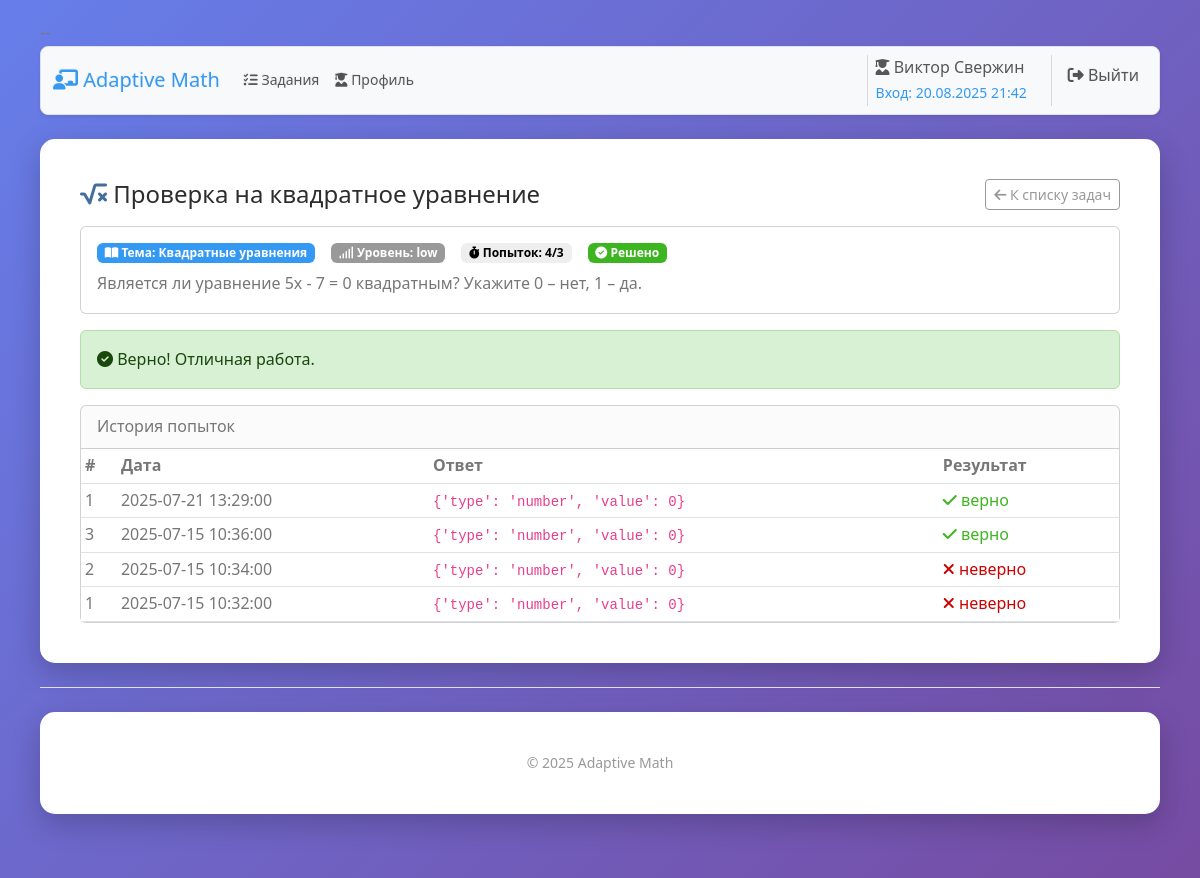
Page /student/tasks/3 (signed in) on the committed database.
### models.py (models this page shows, shortened)
class User(UserMixin, db.Model):
    __tablename__ = 'users'
    id = db.Column(db.Integer, primary_key=True)
    username = db.Column(db.String(80), unique=True, nullable=False)
    email = db.Column(db.String(120), unique=True, nullable=False)
    password_hash = db.Column(db.String(255), nullable=False)
    role = db.Column(db.String(20), nullable=False, default='student')  # 'student' или 'teacher'
    first_name = db.Column(db.String(50))
    last_name = db.Column(db.String(50))
    created_at = db.Column(db.DateTime, default=datetime.utcnow)
    last_login = db.Column(db.DateTime)
    is_active = db.Column(db.Boolean, default=True)
    task_attempts = db.relationship(
        'TaskAttempt',
        back_populates='user',
        cascade='all, delete-orphan',  # удаляем попытки вместе с пользователем
        passive_deletes=True,          # уважать ondelete='CASCADE' на уровне БД
        lazy='selectin'                # удобно: можно len(), не нужно .all()
    )
    evaluation_logs = db.relationship(
        'StudentEvaluationLog',
        back_populates='user',
        cascade='all, delete-orphan',
        passive_deletes=True,
        lazy='selectin'
    )
    topic_progress = db.relationship(
        'StudentTopicProgress',
        back_populates='user',
        cascade='all, delete-orphan',
        passive_deletes=True,
        lazy='selectin'
    )
    created_tasks = db.relationship('MathTask', backref='creator', lazy='dynamic')
    def get_full_name(self):
        if self.first_name and self.last_name:
            return f"{self.first_name} {self.last_name}"
        return self.username

class MathTask(db.Model):
    __tablename__ = 'math_tasks'
    id = db.Column(db.Integer, primary_key=True)
    title = db.Column(db.String(200), nullable=False)
    code = db.Column(db.String(64), unique=True)    # NEW: внешний код для импортов/интеграций
    description = db.Column(db.Text, nullable=False)
    answer_type = db.Column(db.String(50), nullable=False)  # 'number', 'variables', 'interval', 'sequence'
    correct_answer = db.Column(db.JSON, nullable=False)     # JSON с правильным ответом
    answer_schema = db.Column(db.JSON)                      # JSON схема полей для ввода
    explanation = db.Column(db.Text)
    topic_id = db.Column(db.Integer, db.ForeignKey('topics.id'), nullable=False)
    level = db.Column(db.String(10), nullable=False)  # 'low', 'medium', 'high'
    max_score = db.Column(db.Float, default=1.0)           # Максимальный балл
    created_by = db.Column(db.Integer, db.ForeignKey('users.id'), nullable=False)
    created_at = db.Column(db.DateTime, default=datetime.utcnow)
    is_active = db.Column(db.Boolean, default=True)
    attempts = db.relationship(
        'TaskAttempt',
        back_populates='task',
        cascade='all, delete-orphan',
        passive_deletes=True,
        lazy='selectin'
    )
    __table_args__ = (
        db.Index('ix_math_tasks_topic_level', 'topic_id', 'level'),
    )

class Topic(db.Model):
    __tablename__ = 'topics'
    id = db.Column(db.Integer, primary_key=True)
    code = db.Column(db.String(50), unique=True, nullable=False)  # Например: 'quadratic_equations'
    name = db.Column(db.String(100), nullable=False)              # Название темы: 'Квадратные уравнения'
    description = db.Column(db.Text)
    created_at = db.Column(db.DateTime, default=datetime.utcnow)
    tasks = db.relationship('MathTask', backref='topic_ref', lazy='dynamic')  # можно оставить как было
    level_configs = db.relationship('TopicLevelConfig', backref='topic', lazy='dynamic', cascade='all, delete-orphan', passive_deletes=True)
    evaluation_logs = db.relationship('StudentEvaluationLog', back_populates='topic', lazy='selectin')
    student_progress = db.relationship('StudentTopicProgress', back_populates='topic', lazy='selectin')

class TaskAttempt(db.Model):
    __tablename__ = 'task_attempts'
    id = db.Column(db.Integer, primary_key=True)
    user_id = db.Column(
        db.Integer,
        db.ForeignKey('users.id', ondelete='CASCADE'),
        nullable=False
    )
    task_id = db.Column(
        db.Integer,
        db.ForeignKey('math_tasks.id', ondelete='CASCADE'),
        nullable=False
    )
    user_answer = db.Column(db.JSON)                        # JSON с ответом пользователя
    is_correct = db.Column(db.Boolean, nullable=False)      # Полностью правильно
    partial_score = db.Column(db.Float, default=0)          # Частичный балл (0-1)
    component_scores = db.Column(db.JSON)                   # Баллы по компонентам
    time_spent = db.Column(db.Integer)                      # Время в секундах
    hints_used = db.Column(db.Integer, default=0)
    attempt_number = db.Column(db.Integer, default=1)
    created_at = db.Column(db.DateTime, default=datetime.utcnow)
    user = db.relationship('User', back_populates='task_attempts')
    task = db.relationship('MathTask', back_populates='attempts')
    __table_args__ = (
        db.Index('ix_attempts_user_created', 'user_id', 'created_at'),
        db.Index('ix_attempts_task_created', 'task_id', 'created_at'),
    )

### blueprints/student/routes.py (the view, shortened to what this page needs)
@student_bp.route('/tasks/<int:task_id>', methods=['GET', 'POST'])
@login_required
def view_task(task_id: int):
    if current_user.role != 'student':
        return redirect(url_for('main.dashboard'))
    task = db.session.get(MathTask, task_id)
    if not task or not task.is_active:
        flash('Задача не найдена или недоступна', 'error')
        return redirect(url_for('student.tasks'))
    topic_id = task.topic_id
    level = task.level
    total_cnt, incorrect_cnt, solved, blocked = _user_task_stats(current_user.id, task.id)
    hint_available = incorrect_cnt >= 1
    next_task = None
    if solved:
        subq_attempts = (db.session.query(
            TaskAttempt.task_id,
            func.sum(case((TaskAttempt.is_correct == False, 1), else_=0)).label('incorrect_cnt'),
            func.max(func.cast(TaskAttempt.is_correct, db.Integer)).label('solved')
        )
        .filter(TaskAttempt.user_id == current_user.id)
        .group_by(TaskAttempt.task_id)
        ).subquery()
        candidates = (MathTask.query
                      .filter_by(topic_id=topic_id, level=level, is_active=True)
                      .filter(MathTask.id != task.id)
                      .outerjoin(subq_attempts, MathTask.id == subq_attempts.c.task_id)
                      .filter(~( (func.coalesce(subq_attempts.c.solved, 0) == 1) |
                                ((func.coalesce(subq_attempts.c.incorrect_cnt, 0) >= 3) & (func.coalesce(subq_attempts.c.solved, 0) == 0)) ))
                      .order_by(func.random())
                      .first())
        next_task = candidates
    if blocked and not solved and request.method == 'GET':
        flash('Задача заблокирована после 3 неудачных попыток', 'warning')
        return redirect(url_for('student.tasks', topic_id=task.topic_id))
    user_attempts = (TaskAttempt.query
                     .filter_by(user_id=current_user.id, task_id=task.id)
                     .order_by(TaskAttempt.created_at.desc())
                     .limit(20)
                     .all())
    return render_template('student/task_view.html',
                           task=task,
                           solved=solved,
                           blocked=blocked,
                           total_attempts=total_cnt,
                           incorrect_attempts=incorrect_cnt,
                           hint_available=hint_available,
                           user_attempts=user_attempts,
                           next_task=next_task)

### blueprints/student/routes.py (called while the page is built)
def _user_task_stats(user_id: int, task_id: int):
    q = (db.session.query(
            func.count(TaskAttempt.id).label('cnt'),
            func.sum(case((TaskAttempt.is_correct == False, 1), else_=0)).label('incorrect_cnt'),
            func.max(func.cast(TaskAttempt.is_correct, db.Integer)).label('solved')
        )
        .filter(TaskAttempt.user_id == user_id, TaskAttempt.task_id == task_id)
    )
    row = q.one()
    cnt = int(row.cnt or 0)
    incorrect = int(row.incorrect_cnt or 0)
    solved = bool(row.solved)
    blocked = (incorrect >= 3) and (not solved)
    return cnt, incorrect, solved, blocked

### templates/student/task_view.html (shortened to what this page needs)
{% extends 'student/dashboard.html' %}
{% block student_content %}
<div class="d-flex align-items-center justify-content-between mb-3">
  <h1 class="h4 mb-0"><i class="fas fa-square-root-alt text-primary"></i> {{ task.title }}</h1>
  <a href="{{ url_for('student.tasks', topic_id=task.topic_id) }}" class="btn btn-outline-secondary btn-sm">
    <i class="fas fa-arrow-left"></i> К списку задач
  </a>
</div>
<div class="card mb-3">
  <div class="card-body">
    <div class="d-flex flex-wrap gap-3 align-items-center mb-2">
      <div class="badge text-bg-info"><i class="fas fa-book-open"></i> Тема: {{ task.topic_ref.name }}</div>
      <div class="badge text-bg-secondary"><i class="fas fa-signal"></i> Уровень: {{ task.level }}</div>
      <div class="badge text-bg-light"><i class="fas fa-stopwatch"></i> Попыток: {{ total_attempts }}/3</div>
      {% if solved %}
        <div class="badge text-bg-success"><i class="fas fa-check-circle"></i> Решено</div>
      {% elif blocked %}
        <div class="badge text-bg-danger"><i class="fas fa-lock"></i> Заблокирована</div>
      {% endif %}
    </div>
    <div class="mt-2">
      {{ task.description | safe }}
    </div>
  </div>
</div>
{% if blocked and not solved %}
  <div class="alert alert-warning"><i class="fas fa-lock"></i> Задача заблокирована после 3 неудачных попыток.</div>
{% elif solved %}
  <div class="alert alert-success d-flex align-items-center justify-content-between">
    <div><i class="fas fa-check-circle"></i> Верно! Отличная работа.</div>
  </div>
{% endif %}
<div class="card">
  <div class="card-header">История попыток</div>
  <div class="card-body p-0">
    {% if user_attempts|length == 0 %}
      <div class="p-3 text-muted">Попыток пока нет.</div>
    {% else %}
      <div class="table-responsive">
        <table class="table table-sm mb-0">
          <thead>
            <tr>
              <th>#</th>
              <th>Дата</th>
              <th>Ответ</th>
              <th>Результат</th>
            </tr>
          </thead>
          <tbody>
            {% for a in user_attempts %}
              <tr>
                <td>{{ a.attempt_number }}</td>
                <td>{{ a.created_at.strftime('%Y-%m-%d %H:%M:%S') if a.created_at else '' }}</td>
                <td><code>{{ a.user_answer }}</code></td>
                <td>
                  {% if a.is_correct %}
                    <span class="text-success"><i class="fas fa-check"></i> верно</span>
                  {% else %}
                    <span class="text-danger"><i class="fas fa-times"></i> неверно</span>
                  {% endif %}
                </td>
              </tr>
            {% endfor %}
          </tbody>
        </table>
      </div>
    {% endif %}
  </div>
</div>
{% endblock %}

### templates/shared/base.html (shortened to what this page needs)
<!DOCTYPE html>
<html lang="ru">
<head>
    <link rel="stylesheet" href="{{ url_for('static', filename='css/bootstrap-spacelab.css') }}">
    <link rel="stylesheet" type="text/css" href="{{ url_for('static', filename='css/style.css') }}">
    <link rel="stylesheet"
        href="https://cdnjs.cloudflare.com/ajax/libs/font-awesome/6.5.2/css/all.min.css"
>
</head>
<body class="bg-light">
    <nav class="navbar navbar-expand-lg bg-body-tertiary rounded-3 shadow-sm border bg-white">
        <div class="container-fluid">
        <a class="navbar-brand" href="{{ url_for('main.dashboard') }}"><i class="fas fa-chalkboard-teacher"></i> Adaptive Math</a>
        <div id="mainNav" class="collapse navbar-collapse">
            {% if current_user.is_authenticated %}
            <ul class="navbar-nav me-auto small">
                {% block nav_items %}{% endblock %}
            </ul>
            {% endif %}
            <ul class="navbar-nav ms-auto">
                {% if current_user.is_authenticated %}
                    <li class="nav-item">
                        <span class="navbar-text me-3">
                            {% if current_user.role == 'admin' %}<i class="fas fa-cog"></i>
                            {% elif current_user.role == 'teacher' %}<i class="fas fa-chalkboard-teacher"></i>
                            {% elif current_user.role == 'student' %}<i class="fas fa-user-graduate"></i>
                            {% else %}<i class="fas fa-user"></i>
                            {% endif %}
                            {{ current_user.get_full_name() }}
                            <br>
                            {% if current_user.last_login %}
                                <small class="text-info">Вход: {{ current_user.last_login.strftime('%d.%m.%Y %H:%M') }}</small>
                            {% else %}
                                <small class="text-muted">Вход: —</small>
                            {% endif %}
                        </span>
                    </li>
                    <li class="nav-item"><a class="nav-link" href="{{ url_for('auth.logout') }}"><i class="fas fa-sign-out-alt"></i> Выйти</a></li>
                {% else %}
                    <li class="nav-item"><a class="nav-link" href="{{ url_for('auth.login') }}"><i class="fas fa-sign-in-alt"></i> Войти</a></li>
                {% endif %}
            </ul>
        </div>
        </div>
    </nav>
    <main class="container my-4">
        {% block content %}{% endblock %}
    </main>
    <footer class="py-4 border-top">
        <div class="container text-center text-muted small">
          © {{ 2025 }} Adaptive Math
        </div>
      </footer>
</body>
</html>

### static/css/style.css (style rules this page uses)
body { font-family: 'Segoe UI', Tahoma, Geneva, Verdana, sans-serif; max-width: min(1200px, 95%); margin: 0 auto; padding: 20px 10px; background: linear-gradient(135deg, #667eea 0%, #764ba2 100%); min-height: 100vh; line-height: 1.6; }
.container { background: white; padding: 40px; border-radius: 15px; box-shadow: 0 10px 30px rgba(0,0,0,0.2); margin: 0 auto 20px; width: 100%; box-sizing: border-box; }

### rows in the picture
User: get_full_name "Виктор Свержин", last_login "20.08.2025 21:42"
MathTask: title "Проверка на квадратное уравнение", level "low", description "Является ли уравнение 5x - 7 = 0 квадратным? Укажите 0 – нет, 1 – да."
Topic: topic_ref.name "Квадратные уравнения"
TaskAttempt: attempt_number "1", created_at "2025-07-21 13:29:00", user_answer "{'type': 'number', 'value': 0}", is_correct True (drawn)
TaskAttempt: attempt_number "3", created_at "2025-07-15 10:36:00", user_answer "{'type': 'number', 'value': 0}", is_correct True (drawn)
TaskAttempt: attempt_number "2", created_at "2025-07-15 10:34:00", user_answer "{'type': 'number', 'value': 0}", is_correct False (drawn)
TaskAttempt: attempt_number "1", created_at "2025-07-15 10:32:00", user_answer "{'type': 'number', 'value': 0}", is_correct False (drawn)

### other values in the picture
{{ total_attempts }} "4"
{{ 2025 }} "2025"
